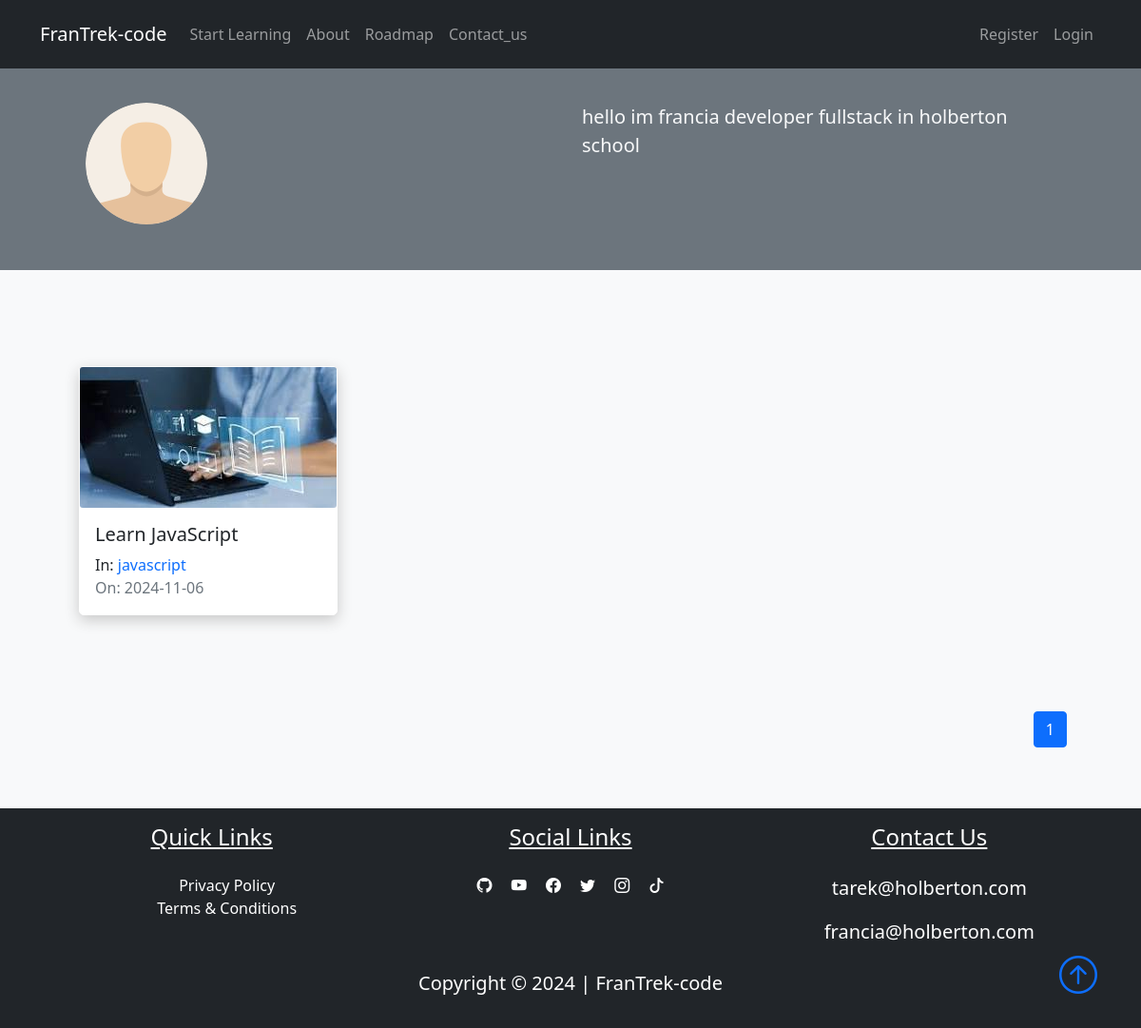
Screenshot of /author/Francia1 with the database file from the repository.
### FranTrek/models.py (models this page shows, shortened)
class User(db.Model, UserMixin):
    id = db.Column(db.Integer, primary_key=True)
    fname = db.Column(db.String(25), nullable=False)
    lname = db.Column(db.String(25), nullable=False)
    username = db.Column(db.String(25), unique=True, nullable=False)
    email = db.Column(db.String(125), unique=True, nullable=False)
    image_file = db.Column(db.String(20), nullable=False, default="default.png")
    bio = db.Column(db.Text, nullable=True)
    password = db.Column(db.String(60), nullable=False)
    lessons = db.relationship("Lesson", backref="author", lazy=True)

class Lesson(db.Model):
    id = db.Column(db.Integer, primary_key=True)
    title = db.Column(db.String(100), nullable=False)
    date_posted = db.Column(db.DateTime, nullable=False, default=datetime.utcnow)
    content = db.Column(db.Text, nullable=False)
    thumbnail = db.Column(
        db.String(20), nullable=False, default="default_thumbnail.jpg"
    )
    slug = db.Column(db.String(32), nullable=False)
    user_id = db.Column(db.Integer, db.ForeignKey("user.id"), nullable=False)
    course_id = db.Column(db.Integer, db.ForeignKey("course.id"), nullable=False)

class Course(db.Model):
    id = db.Column(db.Integer, primary_key=True)
    title = db.Column(db.String(50), unique=True, nullable=False)
    description = db.Column(db.String(150), nullable=False)
    icon = db.Column(db.String(20), nullable=False, default="default_icon.jpg")
    lessons = db.relationship("Lesson", backref="course_name", lazy=True)

### FranTrek/users/routes.py (the view)
@users.route("/author/<string:username>", methods=["GET"])
def author(username):
    user = User.query.filter_by(username=username).first_or_404()
    page = request.args.get("page", 1, type=int)
    lessons = (
        Lesson.query.filter_by(author=user)
        .order_by(Lesson.date_posted.desc())
        .paginate(page=page, per_page=6)
    )
    return render_template("author.html", lessons=lessons, user=user)

### FranTrek/templates/author.html (shortened to what this page needs)
{% extends "layout.html"%}
{% block content %}
<div class="container-fluid bg-secondary">
    <div class="container">
        <div class="row p-5">
            <div class="col-6">
                <img class="rounded-circle" src="{{url_for('static', filename='user_pics/' + user.image_file)}}" alt="">
            </div>
            <div class="col-6">
                <span class="lead text-light">{{user.bio}}</span>
            </div>
        </div>
    </div>
</div>
<section class="bg-light">
    <div class="container p-5">
        <div class="row">
            {% for lesson in lessons.items %}
            <div class="col-sm-12 col-md-6 col-lg-4 pb-5 d-flex align-items-stretch">
                <div class="card lesson">
                    <img src="{{url_for('static', filename='lesson_thumbnails/'+lesson.thumbnail)}}" class="card-img">
                    <div class="card-body d-flex flex-column">
                        <h5 class="card-title">
                            <a class="text-decoration-none text-dark"
                                href="{{url_for('lessons.lesson', lesson_slug=lesson.slug, course=lesson.course_name.title)}}">{{lesson.title}}</a>
                        </h5>
                        <p class="card-text mb-0">In:
                            <a href="{{url_for('courses.course', course_title=lesson.course_name.title)}}"
                                class="link">{{lesson.course_name.title}}</a>
                        </p>
                        <span class="text-muted">On: {{lesson.date_posted.strftime('%Y-%m-%d')}}</span>
                    </div>
                </div>
            </div>
            {% endfor %}
            <nav class="mt-5" aria-label="...">
                <ul class="pagination" style="display: flex; justify-content: flex-end">
                    {% for page_num in lessons.iter_pages(left_edge=1, right_edge=1, left_current=1, right_current=2) %}
                    {% if page_num %}
                    {% if lessons.page == page_num %}
                    <li class="page-item active">
                        <a href="{{url_for('users.author', username=user.username, page=page_num)}}"
                            class="page-link">{{page_num}}</a>
                    </li>
                    {%else%}
                    <li class="page-item">
                        <a href="{{url_for('users.author', username=user.username, page=page_num)}}"
                            class="page-link">{{page_num}}</a>
                    </li>
                    {%endif%}
                    {% else %}
                    <span class="mx-2">...</span>
                    {% endif %}
                    {% endfor %}
                </ul>
            </nav>
        </div>
    </div>
</section>
{% endblock content%}

### FranTrek/static/main.css (style rules this page uses)
body::before { display: block; content: ''; height: 60px; }
.card { transition: 0.7s ease; box-shadow: 0 5px 15px rgba(1 1 1/ 15); border-radius: 5px; margin: 5px; }
.lesson { box-shadow: 0 5px 15px rgba(200 200 200/ 15); border-radius: 5px; border: 1px solid #fff; }
.link { text-decoration: none; }

### rows the page displays
User: image_file (placeholder picture), bio "hello im francia developer fullstack in holberton school"
Lesson: thumbnail (picture), title "Learn JavaScript", course_name "javascript", date_posted "2024-11-06"

### other values shown
{{ page_num }} "1"
